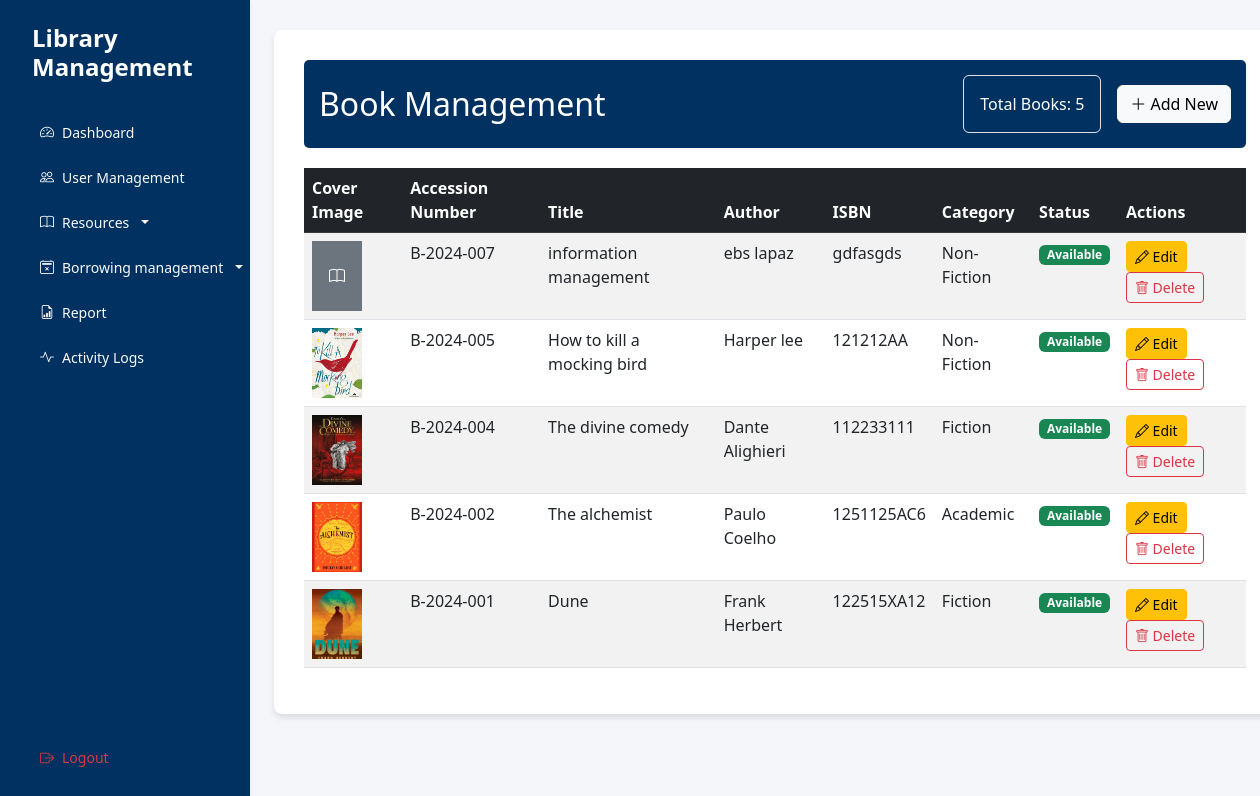
/interface/books.php (signed in), run on the app's committed database.
### tables this page shows
CREATE TABLE `books` (
  `book_id` int(11) NOT NULL,
  `resource_id` int(11) NOT NULL,
  `author` varchar(100) NOT NULL,
  `isbn` varchar(13) NOT NULL,
  `publisher` varchar(100) NOT NULL,
  `edition` varchar(20) DEFAULT NULL,
  `publication_date` date DEFAULT NULL
);

CREATE TABLE `library_resources` (
  `resource_id` int(11) NOT NULL,
  `title` varchar(255) NOT NULL,
  `accession_number` varchar(20) NOT NULL,
  `category` varchar(50) NOT NULL,
  `status` enum('available','borrowed','maintenance') DEFAULT 'available',
  `created_at` timestamp NOT NULL DEFAULT current_timestamp(),
  `updated_at` timestamp NOT NULL DEFAULT current_timestamp() ON UPDATE current_timestamp(),
  `cover_image` varchar(255) DEFAULT NULL
);

### controller/BookController.php (called while the page is built, shortened)
<?php
require_once '../config/Database.php';
class BookController {
    private $conn;
    public function __construct() {
        $database = new Database();
        $this->conn = $database->getConnection();
    }
    public function getBooks() {
        try {
            $query = "SELECT lr.resource_id, lr.title, lr.accession_number, lr.category, lr.status, lr.cover_image,
                             b.author, b.isbn, b.publisher, b.edition, b.publication_date
                      FROM library_resources lr
                      JOIN books b ON lr.resource_id = b.resource_id
                      ORDER BY lr.created_at DESC";
            $stmt = $this->conn->prepare($query);
            $stmt->execute();
            return $stmt->fetchAll(PDO::FETCH_ASSOC);
        } catch (PDOException $e) {
            error_log("Get books error: " . $e->getMessage());
            return [];
        }
    }
}

### config/Database.php (called while the page is built, shortened)
<?php
class Database {
    private $host = "localhost";
    private $port = "3307";
    private $db_name = "library_management";
    private $username = "root";
    private $password = "";
    public function getConnection() {
        $this->conn = null;
        try {
            $this->conn = new PDO(
                "mysql:host=" . $this->host . ";port=" . $this->port . ";dbname=" . $this->db_name,
                $this->username,
                $this->password
            );
            $this->conn->setAttribute(PDO::ATTR_ERRMODE, PDO::ERRMODE_EXCEPTION);
        } catch(PDOException $e) {
            echo "Connection Error: " . $e->getMessage();
        }
        return $this->conn;
    }
}

### interface/books.php (the view, shortened to what this page needs)
<?php
require_once '../controller/BookController.php';
$bookController = new BookController();
$books = $bookController->getBooks();
?>
<!DOCTYPE html>
<html lang="en">
<head>
    <link href="https://cdn.jsdelivr.net/npm/bootstrap@5.3.0/dist/css/bootstrap.min.css" rel="stylesheet">
    <link href="https://cdn.jsdelivr.net/npm/bootstrap-icons@1.10.0/font/bootstrap-icons.css" rel="stylesheet">
    <link href="assets/css/style.css" rel="stylesheet">
</head>
<body>
    <div class="d-flex">
        <?php include 'includes/sidebarModal.php'; ?>
        <main class="col-md-9 ms-sm-auto col-lg-10 px-md-4">
            <div class="borrowing-monitoring-container">
                <div class="page-header d-flex justify-content-between align-items-center">
                    <h2 class="mb-0">Book Management</h2>
                    <div class="d-flex align-items-center">
                        <div class="box p-3 border rounded me-3">
                            <span>Total Books: <?php echo count($books); ?></span>
                        </div>
                        <button class="btn btn-light" data-bs-toggle="modal" data-bs-target="#bookModal">
                            <i class="bi bi-plus-lg"></i> Add New
                        </button>
                    </div>
                </div>
                <div class="table-responsive">
                    <table class="table table-striped table-hover">
                        <thead class="table-dark">
                            <tr>
                                <th>Cover Image</th>
                                <th>Accession Number</th>
                                <th>Title</th>
                                <th>Author</th>
                                <th>ISBN</th>
                                <th>Category</th>
                                <th>Status</th>
                                <th>Actions</th>
                            </tr>
                        </thead>
                        <tbody>
                            <?php foreach ($books as $book): ?>
                            <tr>
                                <td>
                                    <?php if (!empty($book['cover_image'])): ?>
                                        <img src="../uploads/covers/<?php echo htmlspecialchars(basename($book['cover_image'])); ?>"
                                             alt="Cover"
                                             style="width: 50px; height: 70px; object-fit: cover;"
                                             onerror="this.onerror=null; this.src='assets/images/default-cover.png';">
                                    <?php else: ?>
                                        <div class="bg-secondary text-white d-flex align-items-center justify-content-center"
                                             style="width: 50px; height: 70px;">
                                            <i class="bi bi-book"></i>
                                        </div>
                                    <?php endif; ?>
                                </td>
                                <td><?php echo htmlspecialchars($book['accession_number']); ?></td>
                                <td><?php echo htmlspecialchars($book['title']); ?></td>
                                <td><?php echo htmlspecialchars($book['author']); ?></td>
                                <td><?php echo htmlspecialchars($book['isbn']); ?></td>
                                <td><?php echo htmlspecialchars($book['category']); ?></td>
                                <td>
                                    <span class="badge
                                    <?php
                                    echo $book['status'] === 'available' ? 'bg-success' : 'bg-warning';
                                    ?>">
                                        <?php echo ucfirst(htmlspecialchars($book['status'])); ?>
                                    </span>
                                </td>
                                <td>
                                    <button class="btn btn-sm btn-warning edit-book"
                                            data-bs-toggle="modal"
                                            data-bs-target="#bookModal"
                                            data-book='<?php echo htmlspecialchars(json_encode($book)); ?>'>
                                        <i class="bi bi-pencil"></i> Edit
                                    </button>
                                    <form method="POST" class="d-inline" onsubmit="return confirm('Are you sure you want to delete this book?');">
                                        <button type="submit" class="btn btn-sm btn-outline-danger">
                                        <i class="bi bi-trash"></i> Delete
                                    </button>
                                    </form>
                                </td>
                            </tr>
                            <?php endforeach; ?>
                        </tbody>
                    </table>
                </div>
            </div>
        </main>
    </div>
</body>
</html>

### interface/assets/css/style.css (style rules this page uses)
body { background-color: #f4f6f9; }
.page-header { background-color: #003161; color: white; padding: 15px; border-radius: 5px; margin-bottom: 20px; }
.borrowing-monitoring-container { background-color: white; border-radius: 8px; box-shadow: 0 4px 6px rgba(0,0,0,0.1); padding: 30px; margin-top: 30px; }

### interface/books.php (style rules this page uses)
.borrowing-monitoring-container { background-color: white; border-radius: 8px; box-shadow: 0 4px 6px rgba(0,0,0,0.1); padding: 30px; margin-top: 30px; }
.page-header { background-color: #003161; color: white; padding: 15px; border-radius: 5px; margin-bottom: 20px; }

### data on the page
books: resource.accession_number "B-2024-007", resource.title "information management", author "ebs lapaz", isbn "gdfasgds", resource.category "Non-Fiction", resource.status "Available"
books: resource.cover_image (picture), resource.accession_number "B-2024-005", resource.title "How to kill a mocking bird", author "Harper lee", isbn "121212AA", resource.category "Non-Fiction", resource.status "Available"
books: resource.cover_image (picture), resource.accession_number "B-2024-004", resource.title "The divine comedy", author "Dante Alighieri", isbn "112233111", resource.category "Fiction", resource.status "Available"
books: resource.cover_image (picture), resource.accession_number "B-2024-002", resource.title "The alchemist", author "Paulo Coelho", isbn "1251125AC6", resource.category "Academic", resource.status "Available"
books: resource.cover_image (picture), resource.accession_number "B-2024-001", resource.title "Dune", author "Frank Herbert", isbn "122515XA12", resource.category "Fiction", resource.status "Available"

### other printed values
count($books) "5"
